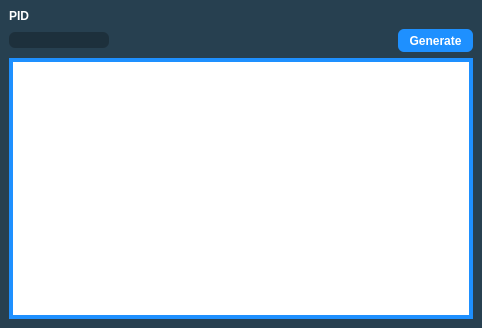
<?xml version="1.0" encoding="UTF-8"?>
<ui version="4.0">
 <class>PIDtoIVs</class>
 <widget class="QMainWindow" name="PIDtoIVs">
  <property name="geometry">
   <rect>
    <x>0</x>
    <y>0</y>
    <width>482</width>
    <height>328</height>
   </rect>
  </property>
  <property name="sizePolicy">
   <sizepolicy hsizetype="Fixed" vsizetype="Fixed">
    <horstretch>0</horstretch>
    <verstretch>0</verstretch>
   </sizepolicy>
  </property>
  <property name="minimumSize">
   <size>
    <width>482</width>
    <height>328</height>
   </size>
  </property>
  <property name="maximumSize">
   <size>
    <width>482</width>
    <height>328</height>
   </size>
  </property>
  <property name="windowTitle">
   <string>PID to IV</string>
  </property>
  <property name="styleSheet">
   <string notr="true">QMainWindow {
	background-color: #274050;
}

QTableView {
	border: 4px solid DodgerBlue;
}

QHeaderView::section {
	border: none;
	background-color: #274050;
	padding-top: 3px;
	padding-bottom: 3px;
	color: white;
}

QLineEdit {
	qproperty-alignment: AlignCenter;
	background-color: #1D303C;
	border:none;
	border-radius: 6px;
	color: white;
	font-family: &quot;Myriad Pro&quot;, Montserrat;
	font-weight: 500;
}

QLabel {
	color: white;
	font-family: &quot;Myriad Pro&quot;, Montserrat;
	font-weight: 500;
}

QPushButton {
	border: none;
	border-radius: 6px;
	color: white;
	background-color: DodgerBlue;
	font-family: &quot;Myriad Pro&quot;, Montserrat;
	font-weight: 500;
}</string>
  </property>
  <widget class="QWidget" name="centralwidget">
   <layout class="QGridLayout" name="gridLayout">
    <item row="1" column="2">
     <widget class="QPushButton" name="pushButtonGenerate">
      <property name="minimumSize">
       <size>
        <width>75</width>
        <height>23</height>
       </size>
      </property>
      <property name="text">
       <string>Generate</string>
      </property>
     </widget>
    </item>
    <item row="2" column="0" colspan="3">
     <widget class="QTableView" name="tabePIDToIV">
      <property name="maximumSize">
       <size>
        <width>16777215</width>
        <height>16777215</height>
       </size>
      </property>
      <property name="styleSheet">
       <string notr="true"/>
      </property>
      <property name="editTriggers">
       <set>QAbstractItemView::NoEditTriggers</set>
      </property>
      <property name="sortingEnabled">
       <bool>false</bool>
      </property>
      <attribute name="horizontalHeaderDefaultSectionSize">
       <number>100</number>
      </attribute>
      <attribute name="verticalHeaderVisible">
       <bool>false</bool>
      </attribute>
      <attribute name="verticalHeaderDefaultSectionSize">
       <number>20</number>
      </attribute>
      <attribute name="verticalHeaderMinimumSectionSize">
       <number>20</number>
      </attribute>
     </widget>
    </item>
    <item row="1" column="0">
     <widget class="QTextBox" name="pidInput">
      <property name="maximumSize">
       <size>
        <width>100</width>
        <height>16777215</height>
       </size>
      </property>
      <property name="maxLength">
       <number>8</number>
      </property>
     </widget>
    </item>
    <item row="0" column="0">
     <widget class="QLabel" name="label">
      <property name="text">
       <string>PID </string>
      </property>
     </widget>
    </item>
    <item row="1" column="1">
     <spacer name="horizontalSpacer">
      <property name="orientation">
       <enum>Qt::Horizontal</enum>
      </property>
      <property name="sizeHint" stdset="0">
       <size>
        <width>40</width>
        <height>20</height>
       </size>
      </property>
     </spacer>
    </item>
   </layout>
  </widget>
  <widget class="QMenuBar" name="menubar">
   <property name="geometry">
    <rect>
     <x>0</x>
     <y>0</y>
     <width>482</width>
     <height>21</height>
    </rect>
   </property>
  </widget>
 </widget>
 <customwidgets>
  <customwidget>
   <class>QTextBox</class>
   <extends>QLineEdit</extends>
   <header>Forms/Controls/QTextBox.hpp</header>
  </customwidget>
 </customwidgets>
 <resources/>
 <connections/>
</ui>
